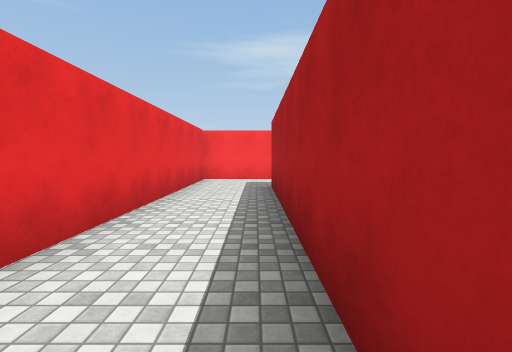
View 1 (above)

15 first-person views from a walk through a scene from a Unity 3-D project. The camera is 1.4 m above the floor, tilts 4° down and sees 85° across. The floor is counted in squares, 2 m on a side. Each view is taken from the middle of a square. On the plan, view 1 faces up. The plan holds only what a view shows up to about 9 squares ahead; the rest is blank. The place goes on beyond the plan. The player character is not drawn. Surface patterns are stand-ins for the level's own textures.

View 2
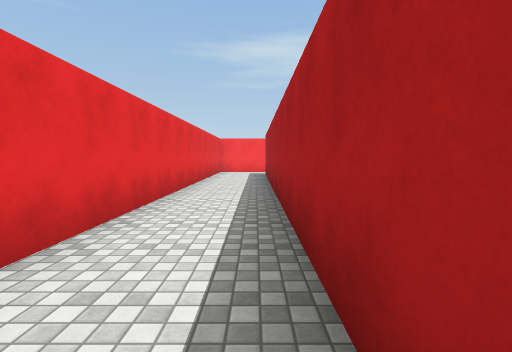

View 3
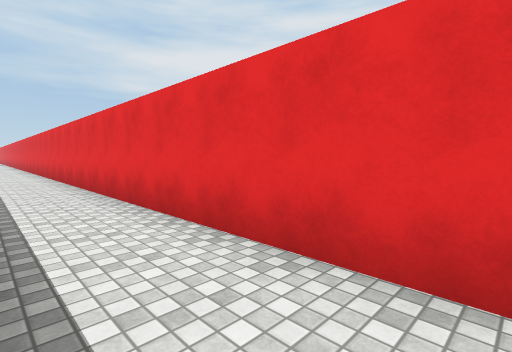

View 4
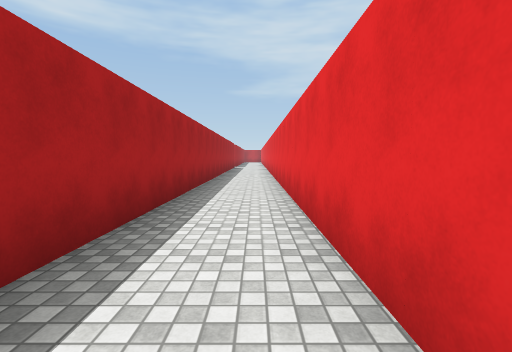

View 5
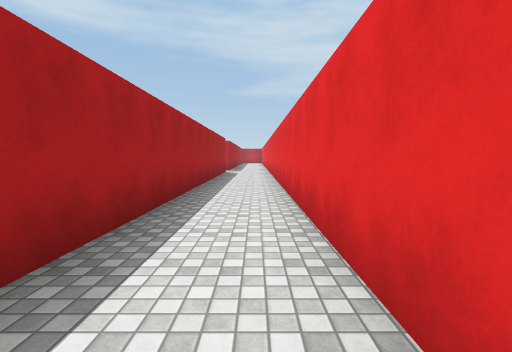

View 6
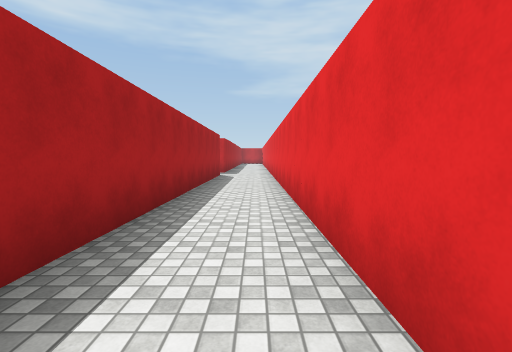

View 7
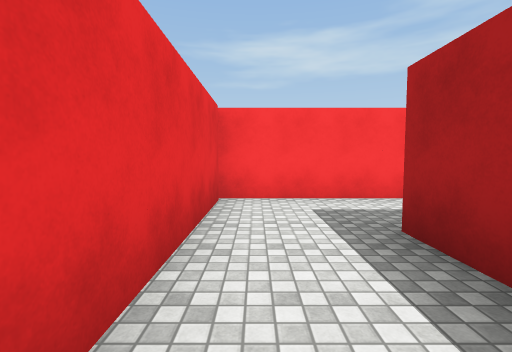

View 8
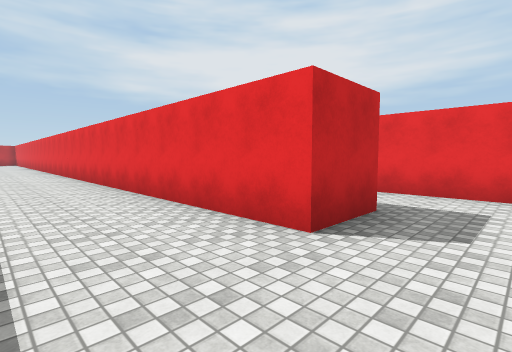

View 9
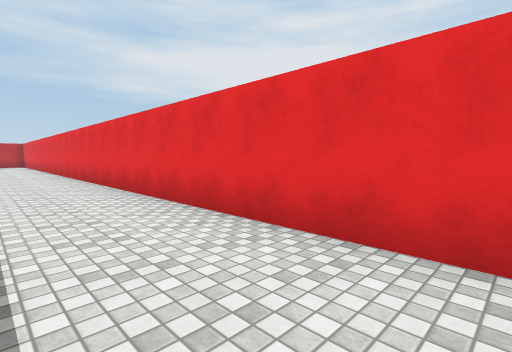

View 10
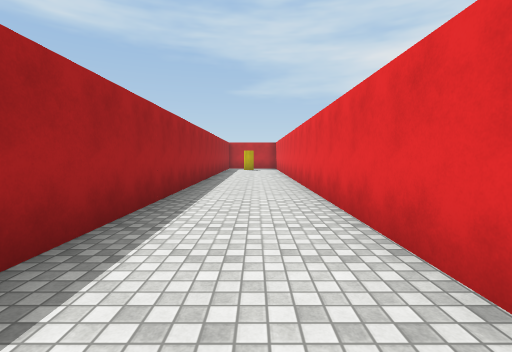

View 11
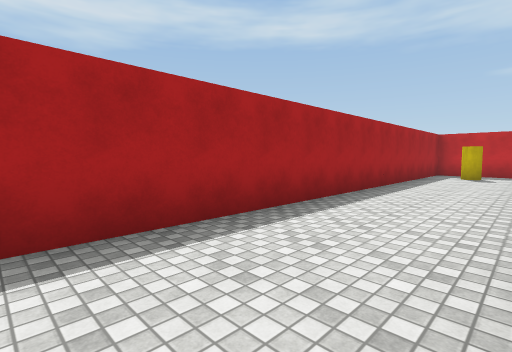

View 12
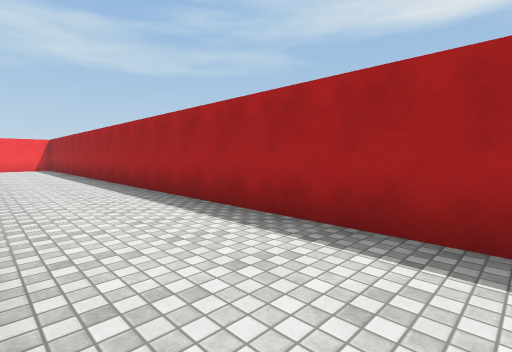

View 13
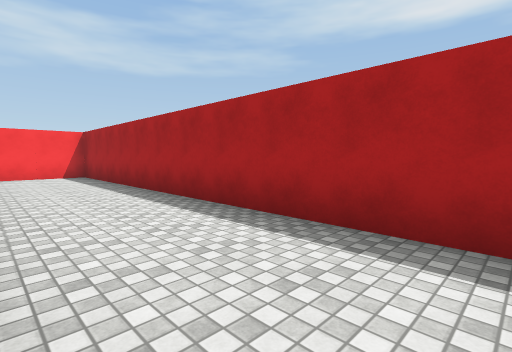

View 14
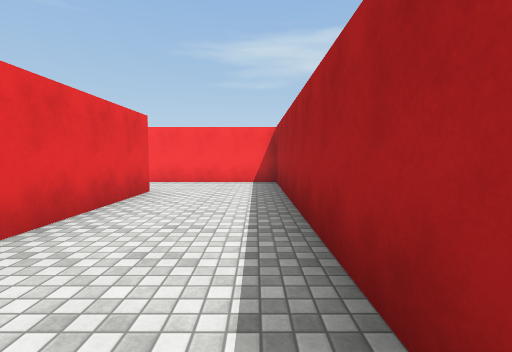

View 15
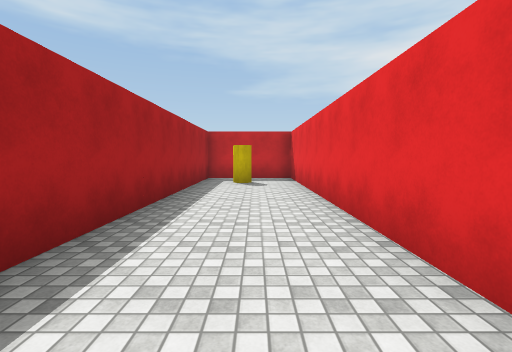

### Floor plan
Points are (right, up) in squares from view 1. A wall is a line through its corners. A room is listed if a view was taken in it or the views show most of it. See-through windows are left out.
Room 1 (views 1, 2, 3, 4, 5, 6, 7)
walls: (0.4, -3.6) (0.4, 6.6) (1.9, 6.6); (0.4, -18.5) (0.4, -5.4); (1.4, 8.7) (-1.6, 8.7) (-1.6, -18.4)
ways out: opening at (1, 7.5) to room 2
Room 2 (views 8, 9, 10, 11, 12, 13, 14, 15)
walls: (1.9, 6.6) (1.9, -18.5); (4.6, -18.5) (4.6, 8.7) (1.4, 8.7)
ways out: opening at (1, 7.5) to room 1
objects: other object (3, -18)

Where each view was taken, in squares from view 1:
view 1: 0 up, 0 right, facing up
view 2: 4 down, 0 right, facing up
view 3: 0 up, 0 right, facing down-left
view 4: 4 down, 1 left, facing down
view 5: 9 down, 1 left, facing down
view 6: 11 down, 1 left, facing down
view 7: 4 up, 1 left, facing up
view 8: 8 up, 4 right, facing down-left
view 9: 3 up, 4 right, facing down-left
view 10: 4 down, 3 right, facing down
view 11: 8 down, 2 right, facing down-right
view 12: 8 down, 2 right, facing up-right
view 13: 2 down, 2 right, facing up-right
view 14: 1 up, 4 right, facing up
view 15: 11 down, 3 right, facing down
